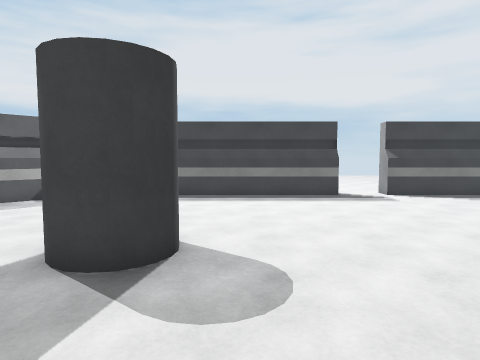
view 1 (above)

17 first-person views from a walk through a 3-D level made in the Unity game engine. The camera is 1.5 m above the floor, tilts 4° down and sees 75° across. The floor is counted in squares, 1 m on a side. Each view is taken from the middle of a square. On the plan, view 1 faces up. The plan holds only what a view shows up to about 15 squares ahead; the rest is blank. The place goes on beyond the plan. The player character is not drawn. Some animated figures are not drawn. Surface patterns are stand-ins for the level's own textures.

view 2
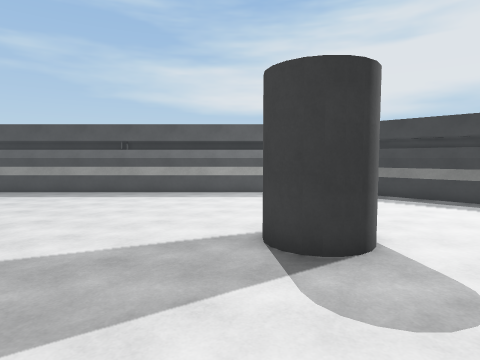

view 3
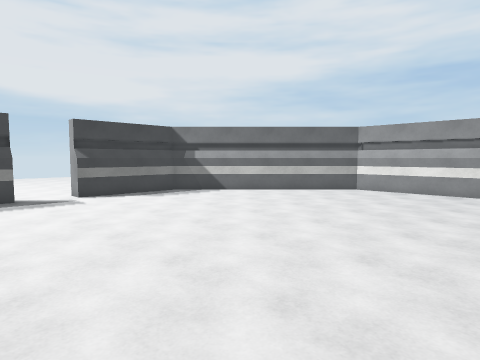

view 4
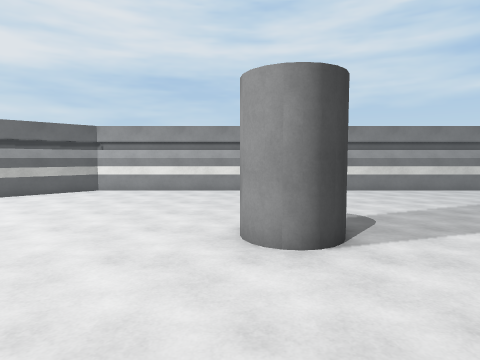

view 5
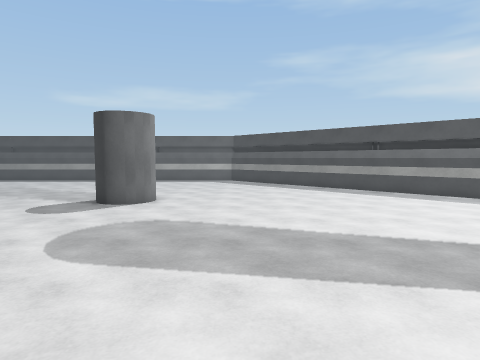

view 6
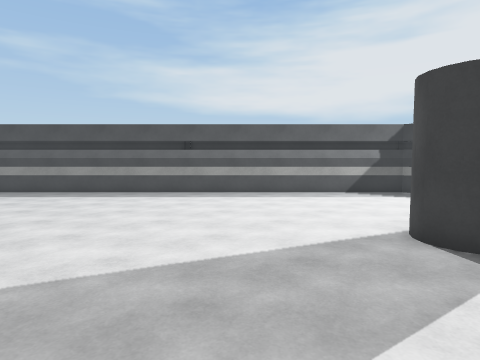

view 7
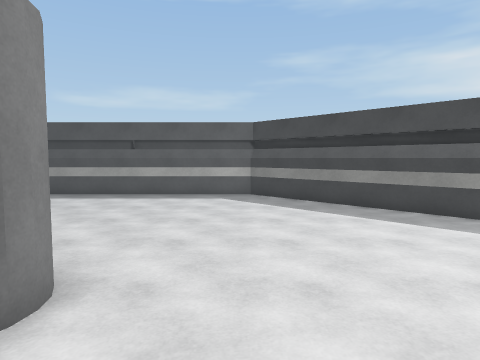

view 8
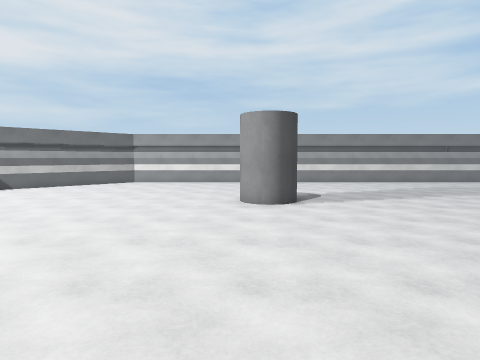

view 9
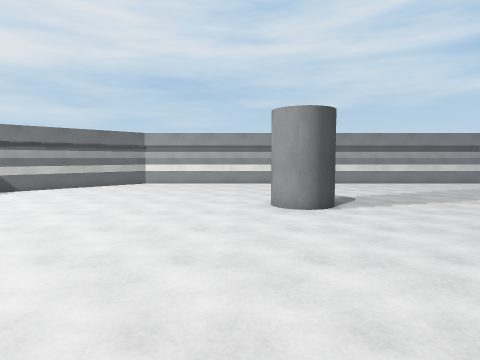

view 10
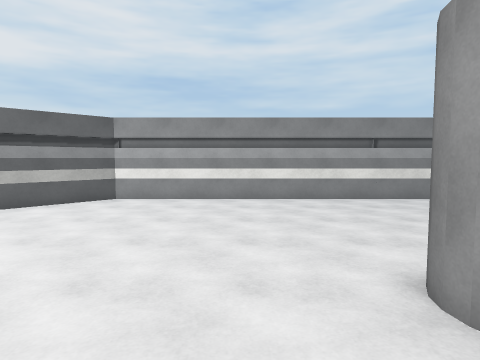

view 11
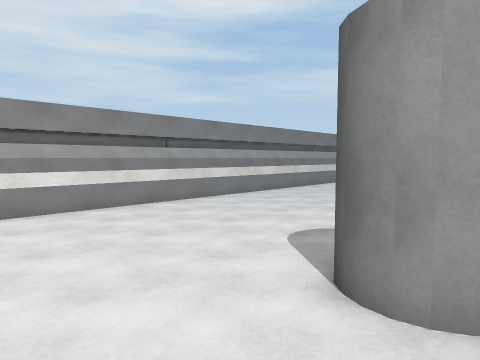

view 12
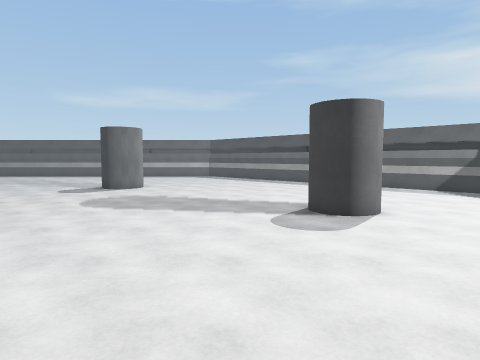

view 13
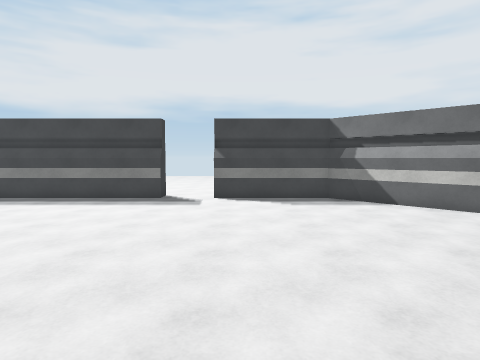

view 14
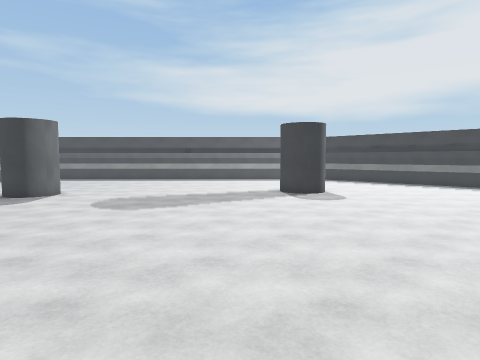

view 15
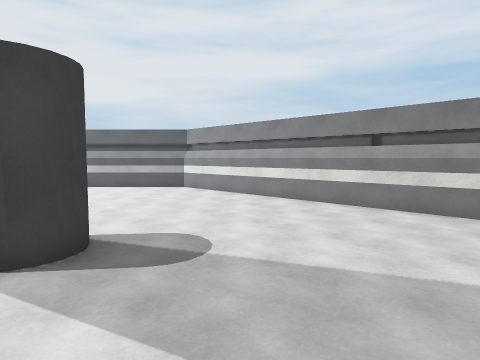

view 16
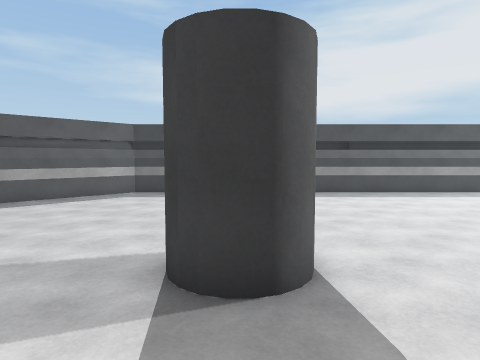

view 17
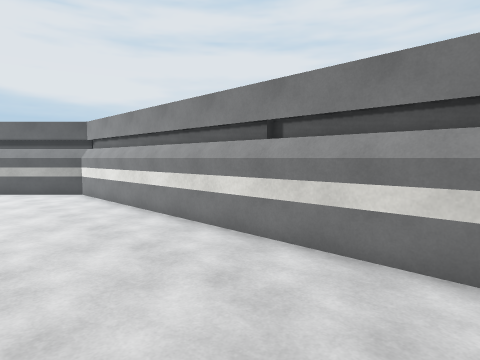

### Floor plan
Key: @ floor where view 1 was taken; # wall or solid block; . floor; C grey cylinder.
Columns run from 19 left of view 1 to 17 right of it. Each row starts with its distance up from view 1.
 17                         ..
 16                        ...
 15                        ...
 14                        ...
 13              ###########..#####
 12             ##. ..............##
 11            ##.. ...............##
 10           ##....................##
  9          ##......................##
  8         ##........................##
  7        ##..........................##
  6       ##.........C..................#
  5      ##.........C C.................#
  4     ##...........C..................#
  3    ##...............................#
  2   ##................................#
  1 ###.................................#
  0 #..................@.......C........#
 -1 #.........................C C.......#
 -2 #..........................C........#
 -3 #.........C.........................#
 -4 #........  C........................#
 -5 #.........C.........................#
 -6 #...................................#
 -7 #.... .........      ..  ...........#

Positions as (right, up) in squares from view 1, and headings:
1: (0, 0), facing up
2: (1, 0), facing up-left
3: (2, 0), facing up-right
4: (2, 0), facing right
5: (2, 0), facing left
6: (-1, -2), facing up-left
7: (-6, -1), facing left
8: (-3, 0), facing right
9: (-2, 1), facing right
10: (5, 2), facing right
11: (7, 3), facing down-right
12: (7, 2), facing left
13: (7, 1), facing up
14: (6, -7), facing up-left
15: (7, -7), facing up-right
16: (-6, -7), facing up-left
17: (12, -7), facing up-right
